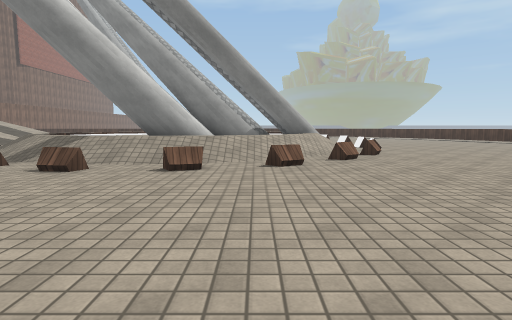
view 1 (above)

20 first-person views from a walk through a scene from a Unity 3-D project. The camera is 1.2 m above the floor, tilts 6° down and sees 80° across. The floor is counted in squares, 2 m on a side. Each view is taken from the middle of a square. On the plan, view 1 faces up. The plan holds only what a view shows up to about 9 squares ahead; the rest is blank. The place goes on beyond the plan. The player is left out. Some animated figures are not drawn. Some surface patterns are stand-ins.

view 2
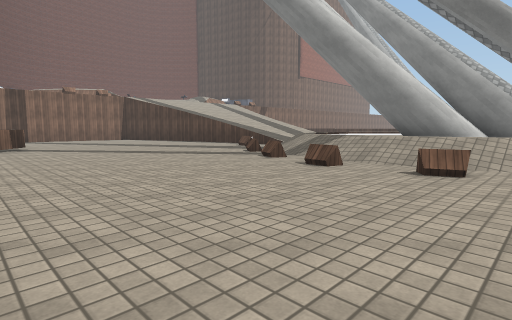

view 3
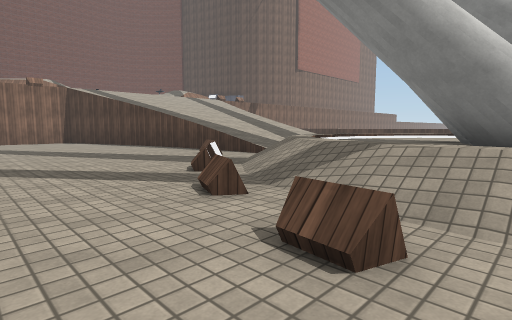

view 4
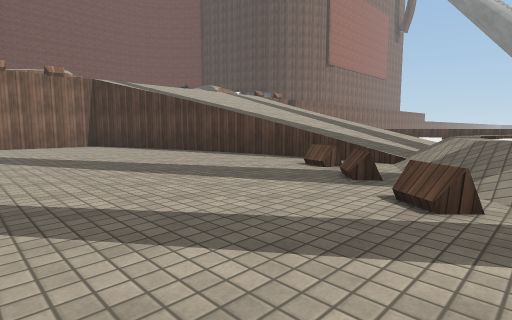

view 5
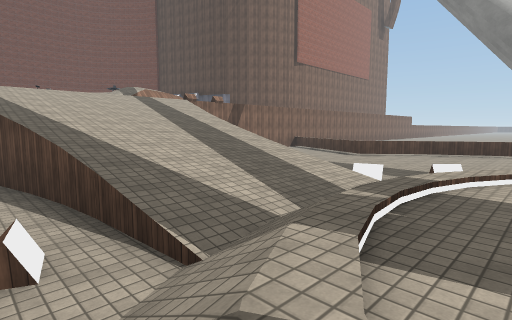

view 6
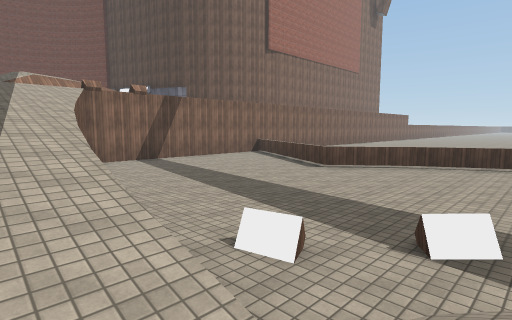

view 7
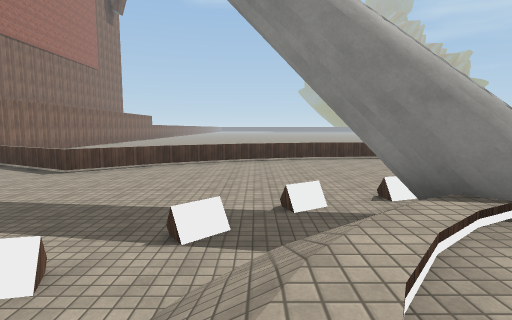

view 8
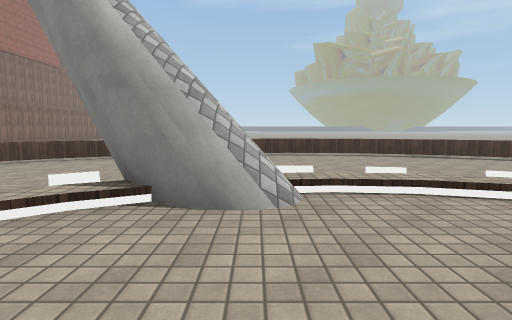

view 9
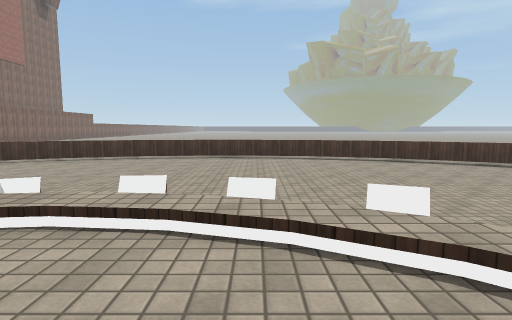

view 10
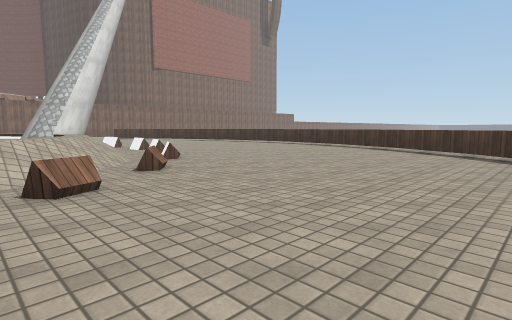

view 11
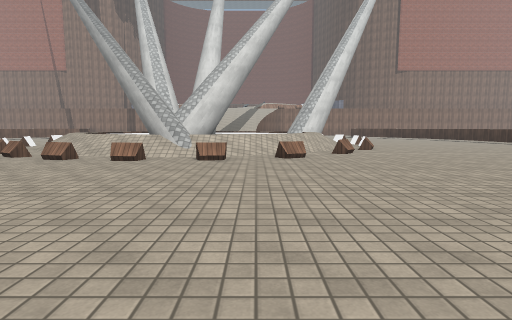

view 12
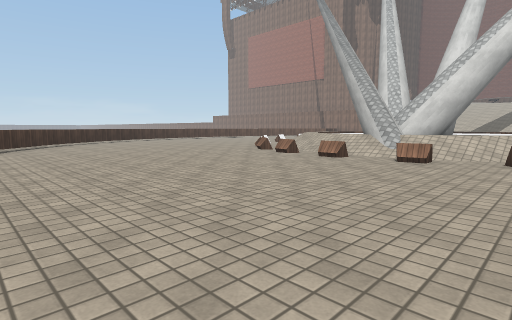

view 13
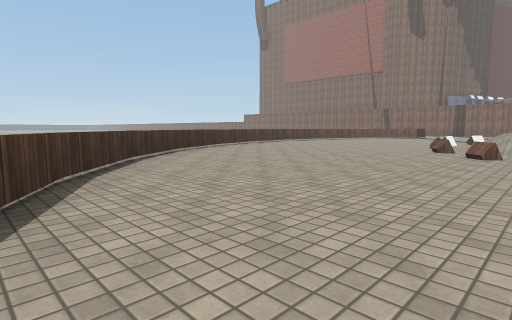

view 14
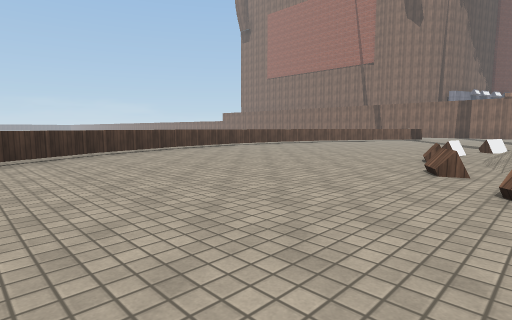

view 15
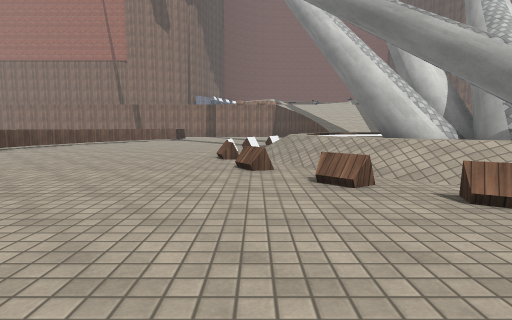

view 16
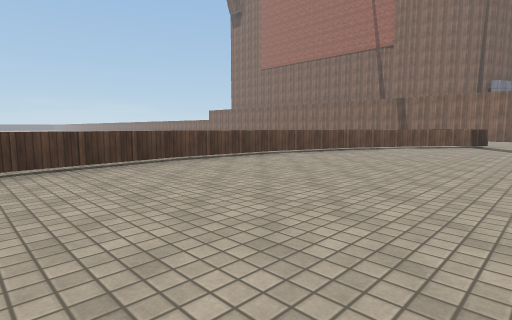

view 17
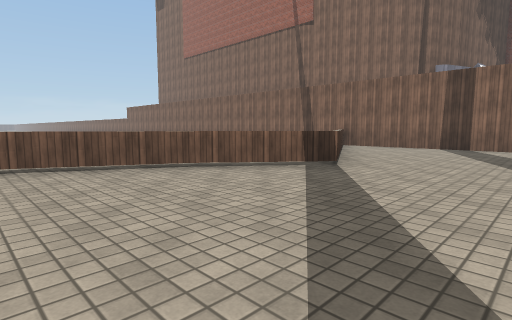

view 18
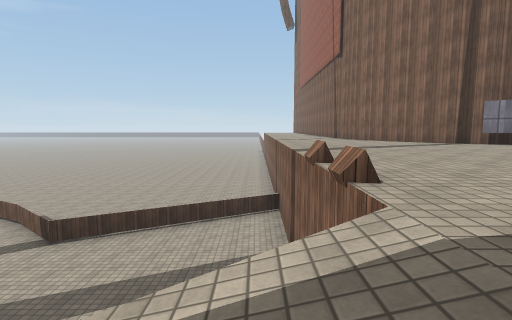

view 19
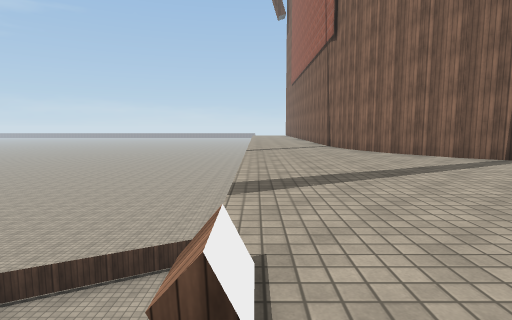

view 20
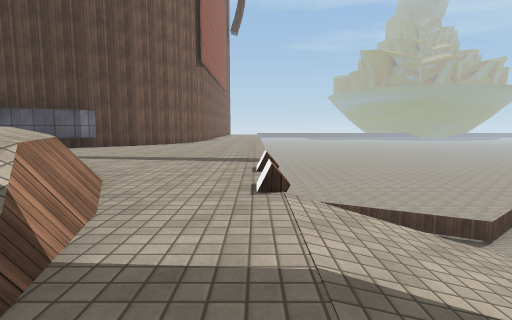

### Floor plan
Key: @ floor where view 1 was taken; # wall or solid block; . main floor; : floor 0.5 m higher than the main floor; + floor 1 m higher than the main floor; * floor 4.25 m higher than the main floor; / step, stairs or slope; = window, fence, low wall or low ledge; ^ raised ledge.
Columns run from 20 left of view 1 to 9 right of it. Each row starts with its distance up from view 1.
 21             .===.....===.
 20 ***** ==   #=...........==
 19 *****  .==#=..............=
 18 *****   ..................
 17 /****  ....................
 16  =*** ............==.......
 15  ////..........##////=.....
 14   =*/........=./##////=.....
 13   ///// ....=.////::///=......
 12   //////////=//::::: //.......
 11     / /////////:::   :/=......
 10      //////////::#####==......
  9     ///////////::#/:##/.......
  8     ////////=//:/#/  //=......
  7     *//...../=///   //.=......
  6    **.........=///+///=......
  5   ///...........=//=/=.......
  4  /**/............=./.........=
  3  ****.......................=
  2 *****......................=#
  1 *****....==...............=#
  0 *****..==..=........@....=.
 -1 #****==.....==.........==
 -2 #**** .....  ..===^^==..
 -3 ##*** .....
 -4  #***

Positions as (right, up) in squares from view 1, and headings:
1: (0, 0), facing up
2: (0, 0), facing up-left
3: (-2, 3), facing up-left
4: (-5, 3), facing up-left
5: (-5, 7), facing up-left
6: (-6, 11), facing up-left
7: (-6, 11), facing up
8: (-3, 11), facing up
9: (-1, 12), facing up
10: (6, 12), facing up-left
11: (9, 12), facing left
12: (9, 13), facing down-left
13: (9, 7), facing down-left
14: (5, 6), facing down-left
15: (5, 5), facing left
16: (1, 3), facing down-left
17: (-6, 4), facing down-left
18: (-15, 8), facing down
19: (-16, 5), facing down
20: (-16, 11), facing up
